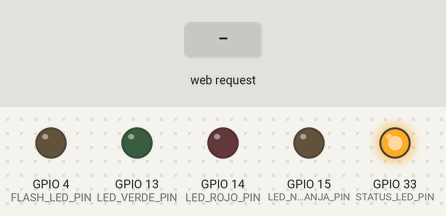
This sketch was run on a simulated ESP32. Parts: output pins drawn as LEDs (lit = HIGH). The inputs (shaded band) are chosen by the test bench. WiFi joins after 1.5 s; servers stay silent unless stated; the camera gives no picture; what the sketch prints to the serial monitor is not drawn.

Above: at 3.4 s.
3.5 s: HTTP request GET /led?state=green received
At 3.9 s:
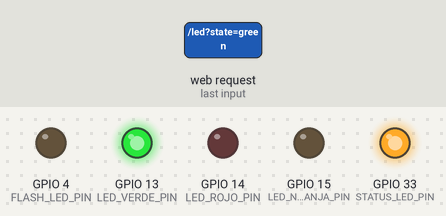
6.5 s: HTTP request GET /led?state=red received
At 7.3 s:
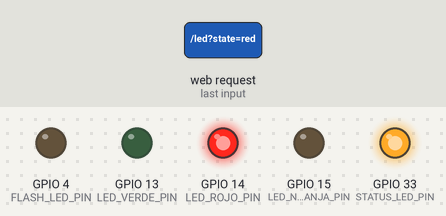
9.5 s: HTTP request GET /led?state=orange received
At 10.8 s:
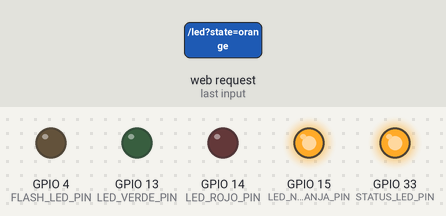
12.5 s: HTTP request GET /flash?state=1&on=1 received
At 13.1 s:
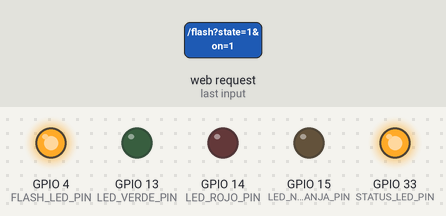
14.0 s: HTTP request GET /led?state=green received
At 14.3 s:
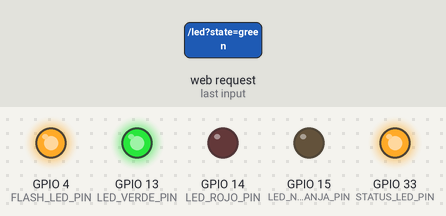
17.0 s: HTTP request GET /flash received
At 17.7 s:
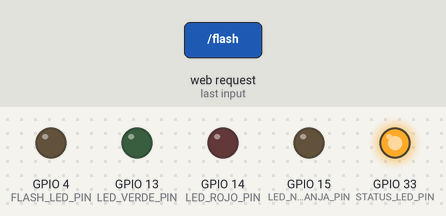
Timing chart, 0 to 19.5 s (numbered marks = the images above; inputs shaded):
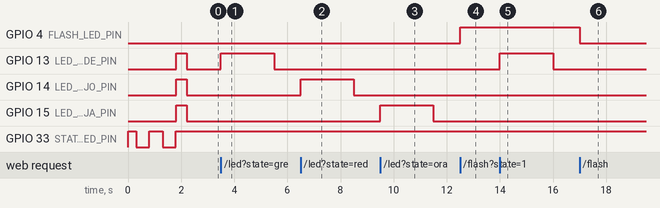

The sketch:

aulacheck_cam.ino
```cpp
/*
  AulaCheck · Estación ESP32-CAM por WiFi
  ---------------------------------------
  Convierte una ESP32-CAM (AI-Thinker, cámara OV2640) en la estación de
  lectura de AulaCheck. La placa NO lee el QR: solo toma fotos y enciende los
  LED. La interfaz PySide6 del docente pide las fotos por WiFi, lee el QR con
  OpenCV, consulta la API FastAPI y le dice a la placa qué LED encender.

  Direcciones que ofrece la placa (puerto 80):

    /                  página de prueba: vista en vivo y botones de los LED
    /capture           una foto JPEG nueva
    /status            estado en JSON (cámara, IP, señal WiFi)
    /led?state=...     green | red | orange | off | test
    /flash?on=1|0      enciende o apaga el LED blanco de la placa

  Cómo cargarlo (Arduino IDE 2.x):
    1. Boards Manager: instalar "esp32" de Espressif Systems.
    2. Tools > Board > esp32 > "AI Thinker ESP32-CAM".
    3. Tools > Port: el COM de la base ESP32-CAM-MB.
    4. Escribir abajo el nombre y la clave de la red WiFi (WIFI_SSID y
       WIFI_PASSWORD) y pulsar Upload. Si se queda en "Connecting....",
       mantener IO0, pulsar RST y soltar IO0.
    5. Abrir el Serial Monitor a 115200 baudios y pulsar RST: la placa
       muestra su dirección IP. Esa dirección se escribe en la interfaz.

  Importante: la ESP32 solo se conecta a redes WiFi de 2,4 GHz con clave
  normal (WPA2 personal). No sirve una red con página de inicio de sesión
  ni con usuario y contraseña institucional. El computador y la placa deben
  estar en la MISMA red; un punto de acceso del celular funciona bien.
*/

#include <WiFi.h>
#include <WebServer.h>
#include <ESPmDNS.h>
#include "esp_camera.h"
#include "soc/soc.h"
#include "soc/rtc_cntl_reg.h"

// ===================== CONFIGURACIÓN (cambiar aquí) =========================

// Red WiFi de 2,4 GHz. La misma a la que está conectado el computador.
const char *WIFI_SSID = "iPhone";
const char *WIFI_PASSWORD = "28242325";

// Nombre de la placa en la red. Permite usar http://aulacheck-cam.local
// en lugar de la IP (si el computador lo admite).
const char *HOSTNAME = "aulacheck-cam";

// LED del resultado en la protoboard (cada uno con su resistencia de 220 Ω).
// GPIO 13, 14 y 15 están libres porque no se usa la tarjeta microSD.
#define LED_VERDE_PIN 13    // asistencia válida
#define LED_ROJO_PIN 14     // rechazada, fuera de tolerancia o QR inválido
#define LED_NARANJA_PIN 15  // el estudiante ya estaba registrado

// Buzzer opcional. -1 = sin buzzer. Para usarlo, poner 2 y conectarlo a
// través de un transistor (no directo al pin).
#define BUZZER_PIN -1

// Tiempo que queda encendido el LED del resultado.
#define RESULTADO_MS 2000

// Si la imagen se ve al revés, cambiar a 1.
#define H_MIRROR 0
#define VFLIP 0

// ============================================================================

#define FLASH_LED_PIN 4    // LED blanco de la placa
#define STATUS_LED_PIN 33  // LED rojo pequeño de la placa (se enciende en LOW)

// Pines de la cámara OV2640 en la placa AI-Thinker ESP32-CAM.
#define PWDN_GPIO_NUM 32
#define RESET_GPIO_NUM -1
#define XCLK_GPIO_NUM 0
#define SIOD_GPIO_NUM 26
#define SIOC_GPIO_NUM 27
#define Y9_GPIO_NUM 35
#define Y8_GPIO_NUM 34
#define Y7_GPIO_NUM 39
#define Y6_GPIO_NUM 36
#define Y5_GPIO_NUM 21
#define Y4_GPIO_NUM 19
#define Y3_GPIO_NUM 18
#define Y2_GPIO_NUM 5
#define VSYNC_GPIO_NUM 25
#define HREF_GPIO_NUM 23
#define PCLK_GPIO_NUM 22

WebServer server(80);

// Indica si la cámara logró inicializarse y puede entregar fotos.
static bool cameraReady = false;
// Señala si hay varios búferes y se puede pedir directamente la foto más nueva.
static bool grabLatest = false;
// Guarda el código del último error que devolvió el controlador de cámara.
static esp_err_t cameraError = ESP_OK;
// Recuerda si la luz blanca auxiliar está encendida.
static bool flashOn = false;
// Evita repetir avisos en serie mientras la placa pierde y recupera WiFi.
static bool wasConnected = false;
// Momento del último intento de reconectar la red.
static unsigned long lastReconnectAttempt = 0;

// Estado del LED de resultado y del buzzer (sin delay, para no bloquear).
static unsigned long resultadoHasta = 0;
#if BUZZER_PIN >= 0
static int cambiosBuzzer = 0;              // encendidos + apagados pendientes
static unsigned long proximoCambioBuzzer = 0;
static bool buzzerEncendido = false;
static unsigned long duracionPitido = 120;
#endif

// ---------------------------------------------------------------- cámara ---
static bool initCamera() {
  // Completa la configuración de pines y calidad antes de iniciar la cámara.
  camera_config_t config = {};
  config.ledc_channel = LEDC_CHANNEL_0;
  config.ledc_timer = LEDC_TIMER_0;
  config.pin_d0 = Y2_GPIO_NUM;
  config.pin_d1 = Y3_GPIO_NUM;
  config.pin_d2 = Y4_GPIO_NUM;
  config.pin_d3 = Y5_GPIO_NUM;
  config.pin_d4 = Y6_GPIO_NUM;
  config.pin_d5 = Y7_GPIO_NUM;
  config.pin_d6 = Y8_GPIO_NUM;
  config.pin_d7 = Y9_GPIO_NUM;
  config.pin_xclk = XCLK_GPIO_NUM;
  config.pin_pclk = PCLK_GPIO_NUM;
  config.pin_vsync = VSYNC_GPIO_NUM;
  config.pin_href = HREF_GPIO_NUM;
  config.pin_sccb_sda = SIOD_GPIO_NUM;
  config.pin_sccb_scl = SIOC_GPIO_NUM;
  config.pin_pwdn = PWDN_GPIO_NUM;
  config.pin_reset = RESET_GPIO_NUM;
  config.xclk_freq_hz = 20000000;
  config.pixel_format = PIXFORMAT_JPEG;

  if (psramFound()) {
    // 640x480: suficiente detalle para leer un QR en la pantalla del celular.
    config.frame_size = FRAMESIZE_VGA;
    config.jpeg_quality = 12;  // 0-63, menor = mejor calidad y más bytes
    config.fb_count = 2;
    config.fb_location = CAMERA_FB_IN_PSRAM;
    config.grab_mode = CAMERA_GRAB_LATEST;
    grabLatest = true;
  } else {
    config.frame_size = FRAMESIZE_QVGA;
    config.jpeg_quality = 12;
    config.fb_count = 1;
    config.fb_location = CAMERA_FB_IN_DRAM;
    config.grab_mode = CAMERA_GRAB_WHEN_EMPTY;
    grabLatest = false;
  }

  cameraError = esp_camera_init(&config);
  if (cameraError != ESP_OK) {
    return false;
  }

  sensor_t *sensor = esp_camera_sensor_get();
  if (sensor) {
    sensor->set_hmirror(sensor, H_MIRROR);
    sensor->set_vflip(sensor, VFLIP);
  }
  return true;
}

// ------------------------------------------------------------------- LED ---
static void apagarLedsResultado() {
  // Apaga los tres indicadores de resultado para evitar colores simultáneos.
  digitalWrite(LED_VERDE_PIN, LOW);
  digitalWrite(LED_ROJO_PIN, LOW);
  digitalWrite(LED_NARANJA_PIN, LOW);
}

static void programarPitidos(int cantidad, unsigned long duracion) {
  // Programa sonidos cortos sin detener el ciclo principal de la placa.
#if BUZZER_PIN >= 0
  cambiosBuzzer = cantidad * 2;
  duracionPitido = duracion;
  proximoCambioBuzzer = millis();
#else
  (void)cantidad;
  (void)duracion;
#endif
}

// pin = LED a encender (-1 para ninguno); pitidos = cuántos sonidos.
static void mostrarResultado(int pin, int pitidos, unsigned long duracion) {
  // Limpia el resultado anterior y activa la luz y sonido que corresponden.
  apagarLedsResultado();
  if (pin >= 0) {
    digitalWrite(pin, HIGH);
    resultadoHasta = millis() + RESULTADO_MS;
  } else {
    resultadoHasta = 0;
  }
  programarPitidos(pitidos, duracion);
}

static void actualizarSalidas() {
  // Revisa si ya se cumplió el tiempo para apagar una luz o cambiar el buzzer.
  unsigned long ahora = millis();
  if (resultadoHasta != 0 && (long)(ahora - resultadoHasta) >= 0) {
    apagarLedsResultado();
    resultadoHasta = 0;
  }
#if BUZZER_PIN >= 0
  if (cambiosBuzzer > 0 && (long)(ahora - proximoCambioBuzzer) >= 0) {
    buzzerEncendido = !buzzerEncendido;
    digitalWrite(BUZZER_PIN, buzzerEncendido ? HIGH : LOW);
    cambiosBuzzer--;
    proximoCambioBuzzer = ahora + (buzzerEncendido ? duracionPitido : 90);
    if (cambiosBuzzer == 0) {
      buzzerEncendido = false;
      digitalWrite(BUZZER_PIN, LOW);
    }
  }
#endif
}

// ------------------------------------------------------------- servidor ---
static void enviarCabecerasComunes() {
  // Permite que el programa docente lea la respuesta y evita reutilizar fotos viejas.
  server.sendHeader("Access-Control-Allow-Origin", "*");
  server.sendHeader("Cache-Control", "no-store");
}

static void handleCapture() {
  // Atiende la solicitud de una foto nueva que hizo el computador del docente.
  enviarCabecerasComunes();
  if (!cameraReady) {
    server.send(503, "application/json", "{\"error\":\"camera_init\"}");
    return;
  }

  camera_fb_t *fb = nullptr;
  if (!grabLatest) {
    // Con un solo búfer, la primera foto puede ser vieja: se descarta.
    fb = esp_camera_fb_get();
    if (fb) esp_camera_fb_return(fb);
  }
  fb = esp_camera_fb_get();
  if (!fb) {
    server.send(503, "application/json", "{\"error\":\"capture_failed\"}");
    return;
  }
  if (fb->format != PIXFORMAT_JPEG || fb->len == 0) {
    esp_camera_fb_return(fb);
    server.send(500, "application/json", "{\"error\":\"not_jpeg\"}");
    return;
  }

  server.setContentLength(fb->len);
  server.send(200, "image/jpeg", "");
  server.sendContent((const char *)fb->buf, fb->len);
  esp_camera_fb_return(fb);
}

static void handleStatus() {
  // Informa si la cámara funciona, cuál es la IP de la placa y qué tan fuerte es el WiFi.
  enviarCabecerasComunes();
  char json[256];
  snprintf(json, sizeof(json),
           "{\"camera\":%s,\"camera_error\":\"0x%x\",\"ip\":\"%s\",\"rssi\":%d,"
           "\"psram\":%s,\"flash\":%s,\"uptime_s\":%lu}",
           cameraReady ? "true" : "false", (unsigned)cameraError,
           WiFi.localIP().toString().c_str(), WiFi.RSSI(),
           psramFound() ? "true" : "false", flashOn ? "true" : "false",
           millis() / 1000UL);
  server.send(200, "application/json", json);
}

static void handleLed() {
  // Lee el color solicitado por URL y activa la luz o patrón de prueba correspondiente.
  enviarCabecerasComunes();
  String state = server.arg("state");
  state.toLowerCase();

  if (state == "green") {
    mostrarResultado(LED_VERDE_PIN, 1, 150);   // un pitido corto
  } else if (state == "red") {
    mostrarResultado(LED_ROJO_PIN, 1, 600);    // un pitido largo
  } else if (state == "orange") {
    mostrarResultado(LED_NARANJA_PIN, 2, 120); // dos pitidos cortos
  } else if (state == "off") {
    mostrarResultado(-1, 0, 0);
  } else if (state == "test") {
    // Enciende los tres LED uno por uno para revisar el cableado.
    int pines[3] = {LED_VERDE_PIN, LED_ROJO_PIN, LED_NARANJA_PIN};
    for (int i = 0; i < 3; i++) {
      apagarLedsResultado();
      digitalWrite(pines[i], HIGH);
      delay(450);
    }
    mostrarResultado(-1, 1, 100);
  } else {
    server.send(400, "application/json",
                "{\"error\":\"state debe ser green, red, orange, off o test\"}");
    return;
  }
  server.send(200, "application/json", "{\"ok\":true}");
}

static void handleFlash() {
  // Cambia el estado de la luz blanca integrada según el parámetro recibido.
  enviarCabecerasComunes();
  flashOn = server.arg("on") == "1";
  digitalWrite(FLASH_LED_PIN, flashOn ? HIGH : LOW);
  server.send(200, "application/json", flashOn ? "{\"flash\":true}" : "{\"flash\":false}");
}

static const char PAGINA[] PROGMEM = R"HTML(<!doctype html>
<html lang="es"><head><meta charset="utf-8">
<meta name="viewport" content="width=device-width,initial-scale=1">
<title>AulaCheck · ESP32-CAM</title>
<style>
body{font-family:Segoe UI,Arial,sans-serif;background:#F4F7FB;color:#172033;margin:20px}
img{width:100%;max-width:640px;border-radius:10px;background:#000;display:block}
button{border:none;border-radius:8px;padding:10px 14px;margin:6px 6px 0 0;font-weight:700;cursor:pointer}
.g{background:#DDF7E8;color:#18794E}.r{background:#FCE8E7;color:#B42318}
.o{background:#FFF1DB;color:#B54708}.n{background:#EAF0FF;color:#315BD0}
#s{color:#6B778C;font-size:13px;margin-top:10px}
</style></head><body>
<h2>AulaCheck · Estación ESP32-CAM</h2>
<img id="v" alt="Vista de la cámara">
<div>
<button class="g" onclick="led('green')">LED verde</button>
<button class="r" onclick="led('red')">LED rojo</button>
<button class="o" onclick="led('orange')">LED naranja</button>
<button class="n" onclick="led('test')">Probar los 3</button>
<button class="n" onclick="flash()">Flash</button>
</div>
<div id="s">Cargando…</div>
<script>
let f=false;
function led(s){fetch('/led?state='+s)}
function flash(){f=!f;fetch('/flash?on='+(f?1:0))}
const v=document.getElementById('v');
function next(){v.src='/capture?t='+Date.now()}
v.onload=()=>setTimeout(next,150);v.onerror=()=>setTimeout(next,1000);next();
setInterval(()=>fetch('/status').then(r=>r.json()).then(j=>{
document.getElementById('s').textContent='IP '+j.ip+' · señal '+j.rssi+' dBm · cámara '+(j.camera?'lista':'con error '+j.camera_error)
}).catch(()=>{}),2000);
</script></body></html>)HTML";

static void handleRoot() {
  // Muestra una página sencilla para probar la foto, la luz y el estado de la placa.
  server.send(200, "text/html; charset=utf-8", PAGINA);
}

static void handleNotFound() {
  // Responde con un mensaje cuando alguien solicita una ruta que no existe.
  enviarCabecerasComunes();
  server.send(404, "application/json", "{\"error\":\"ruta no encontrada\"}");
}

// ----------------------------------------------------------------- WiFi ---
static void anunciarConexion() {
  // Muestra en el monitor serial la IP y la dirección local de la cámara.
  Serial.println();
  Serial.println("WiFi conectado.");
  Serial.print("  Dirección para la interfaz: http://");
  Serial.println(WiFi.localIP());
  Serial.print("  También puede probar:       http://");
  Serial.print(HOSTNAME);
  Serial.println(".local");
  Serial.print("  Señal: ");
  Serial.print(WiFi.RSSI());
  Serial.println(" dBm");
}

static void conectarWifi() {
  // Intenta conectar la placa a la red configurada y registra el resultado.
  WiFi.mode(WIFI_STA);
  WiFi.setHostname(HOSTNAME);
  WiFi.setSleep(false);  // respuestas más rápidas
  WiFi.begin(WIFI_SSID, WIFI_PASSWORD);

  Serial.print("Conectando a la red \"");
  Serial.print(WIFI_SSID);
  Serial.print("\"");
  unsigned long inicio = millis();
  while (WiFi.status() != WL_CONNECTED && millis() - inicio < 20000) {
    digitalWrite(STATUS_LED_PIN, !digitalRead(STATUS_LED_PIN));  // parpadeo
    Serial.print(".");
    delay(500);
  }
  digitalWrite(STATUS_LED_PIN, HIGH);  // apagado (lógica invertida)

  if (WiFi.status() == WL_CONNECTED) {
    wasConnected = true;
    anunciarConexion();
  } else {
    Serial.println();
    Serial.println("No se pudo conectar al WiFi. Revise WIFI_SSID y WIFI_PASSWORD,");
    Serial.println("que la red sea de 2,4 GHz y que no pida inicio de sesión.");
    Serial.println("La placa seguirá intentando cada 5 segundos.");
  }
}

// ---------------------------------------------------------------- setup ---
void setup() {
  // Configura pines, cámara, WiFi y rutas web una vez al encender la placa.
  // Evita reinicios por caídas de voltaje al encender la cámara y el WiFi.
  WRITE_PERI_REG(RTC_CNTL_BROWN_OUT_REG, 0);

  Serial.begin(115200);
  Serial.println();
  Serial.println("AulaCheck · Estación ESP32-CAM");

  pinMode(LED_VERDE_PIN, OUTPUT);
  pinMode(LED_ROJO_PIN, OUTPUT);
  pinMode(LED_NARANJA_PIN, OUTPUT);
  apagarLedsResultado();
#if BUZZER_PIN >= 0
  pinMode(BUZZER_PIN, OUTPUT);
  digitalWrite(BUZZER_PIN, LOW);
#endif
  pinMode(FLASH_LED_PIN, OUTPUT);
  digitalWrite(FLASH_LED_PIN, LOW);
  pinMode(STATUS_LED_PIN, OUTPUT);
  digitalWrite(STATUS_LED_PIN, HIGH);

  cameraReady = initCamera();
  digitalWrite(FLASH_LED_PIN, LOW);
  if (cameraReady) {
    Serial.println(psramFound() ? "Cámara lista (640x480, PSRAM)." : "Cámara lista (320x240, sin PSRAM).");
  } else {
    Serial.printf("ERROR: no se pudo iniciar la cámara (0x%x). Revise el cable plano y pulse RST.\n",
                  (unsigned)cameraError);
  }

  conectarWifi();

  if (MDNS.begin(HOSTNAME)) {
    MDNS.addService("http", "tcp", 80);
  }

  server.on("/", HTTP_GET, handleRoot);
  server.on("/capture", HTTP_GET, handleCapture);
  server.on("/status", HTTP_GET, handleStatus);
  server.on("/led", HTTP_GET, handleLed);
  server.on("/flash", HTTP_GET, handleFlash);
  server.onNotFound(handleNotFound);
  server.begin();

  // Saludo: los tres LED se encienden un momento al arrancar.
  digitalWrite(LED_VERDE_PIN, HIGH);
  digitalWrite(LED_ROJO_PIN, HIGH);
  digitalWrite(LED_NARANJA_PIN, HIGH);
  delay(400);
  apagarLedsResultado();
}

// ----------------------------------------------------------------- loop ---
void loop() {
  // Atiende solicitudes web y actualiza luces, sonidos y reconexión sin detenerse.
  server.handleClient();
  actualizarSalidas();

  bool conectado = WiFi.status() == WL_CONNECTED;
  if (conectado && !wasConnected) {
    wasConnected = true;
    anunciarConexion();
  } else if (!conectado) {
    if (wasConnected) {
      wasConnected = false;
      Serial.println("Se perdió el WiFi. Reintentando…");
    }
    if (millis() - lastReconnectAttempt > 5000) {
      lastReconnectAttempt = millis();
      WiFi.reconnect();
    }
  }
  delay(1);
}
```

Measured:
- after the input at 3.5 s, GPIO 13 (LED_VERDE_PIN): LOW → HIGH at once, → LOW 2.0 s later
- after the input at 6.5 s, GPIO 14 (LED_ROJO_PIN): LOW → HIGH at once, → LOW 2.0 s later
- after the input at 9.5 s, GPIO 15 (LED_NARANJA_PIN): LOW → HIGH at once, → LOW 2.0 s later
- after the input at 12.5 s, GPIO 4 (FLASH_LED_PIN): LOW → HIGH at once
- after the input at 14.0 s, GPIO 13 (LED_VERDE_PIN): LOW → HIGH at once, → LOW 2.0 s later
- after the input at 17.0 s, GPIO 4 (FLASH_LED_PIN): HIGH → LOW at once
